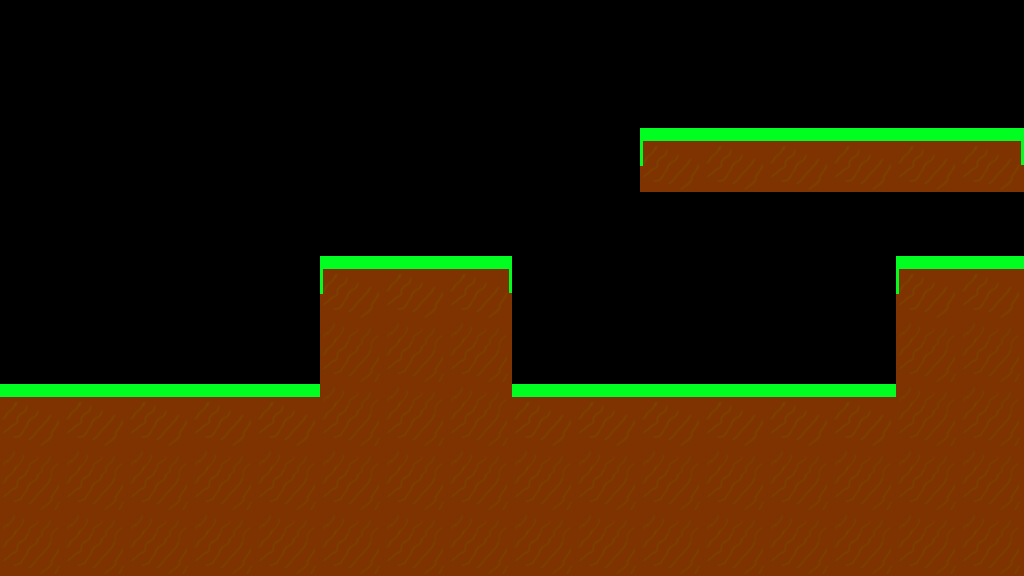

Tiled map render using the project's own tile images. Description and the whole map definition, tile-layer contents included, below:
An orthogonal 16x9 tile map with 64x64 px tiles, 1 tile layer (Tile Layer 1).

<map version="1.0" tiledversion="1.1.6" orientation="orthogonal" renderorder="left-up" width="16" height="9" tilewidth="64" tileheight="64" infinite="0" nextobjectid="1">
 <tileset firstgid="1" source="tiles.tsx" />
 <layer name="Tile Layer 1" width="16" height="9">
  <data encoding="csv">
0,0,0,0,0,0,0,0,0,0,0,0,0,0,0,0,
0,0,0,0,0,0,0,0,0,0,0,0,0,0,0,0,
0,0,0,0,0,0,0,0,0,0,1,2,2,2,2,3,
0,0,0,0,0,0,0,0,0,0,0,0,0,0,0,0,
0,0,0,0,0,1,2,3,0,0,0,0,0,0,1,2,
0,0,0,0,0,4,4,4,0,0,0,0,0,0,4,4,
2,2,2,2,2,4,4,4,2,2,2,2,2,2,4,4,
4,4,4,4,4,4,4,4,4,4,4,4,4,4,4,4,
4,4,4,4,4,4,4,4,4,4,4,4,4,4,4,4
</data>
 </layer>
</map>